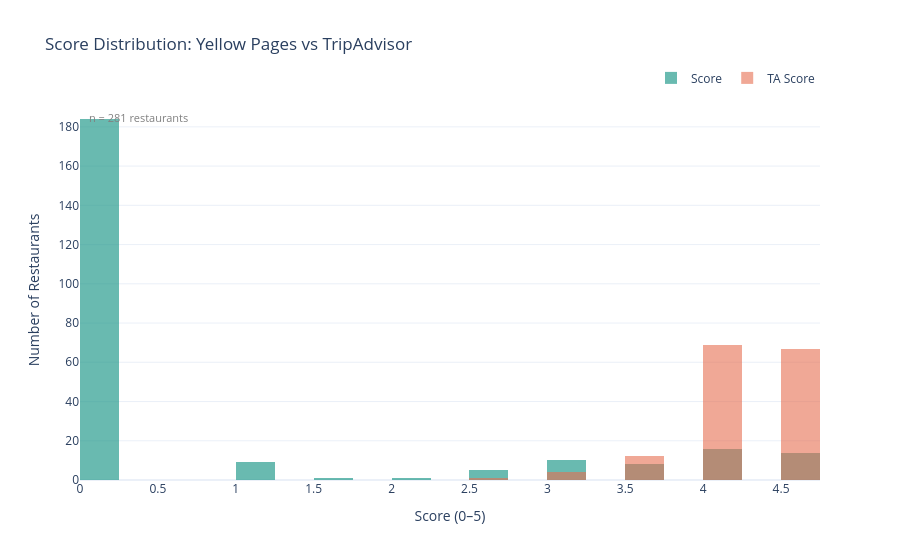

Notebook code for this chart:
### Markdown cell above
### 4.2 Score Distribution: Google vs TripAdvisor

Overlaid histograms show how scores are distributed across both platforms. Divergence between the two distributions indicates systematic scoring differences between Google and TripAdvisor reviewers.

### Code cell
make_rating_hist(restaurants).show()

### Figure 1 — Plotly figure (JSON) as saved in the notebook; plotly's stock layout.template omitted (floating-point values rounded to 4 significant figures; data arrays with more than 128 entries replaced by an {"elided": "..."} marker saying what was removed)
{"data": [{"marker": {"color": "#2A9D8F"}, "name": "Score", "opacity": 0.7, "type": "histogram", "x": {"elided": "281 float values"}, "xbins": {"end": 5, "size": 0.25, "start": 0}}, {"marker": {"color": "#E76F51"}, "name": "TA Score", "opacity": 0.6, "type": "histogram", "x": {"elided": "176 float values"}, "xbins": {"end": 5, "size": 0.25, "start": 0}}], "layout": {"annotations": [{"font": {"color": "gray", "size": 11}, "showarrow": false, "text": "n = 281 restaurants", "x": 0.01, "xref": "paper", "y": 0.98, "yref": "paper"}], "barmode": "overlay", "legend": {"orientation": "h", "x": 1, "xanchor": "right", "y": 1.02, "yanchor": "bottom"}, "title": {"text": "Score Distribution: Yellow Pages vs TripAdvisor"}, "xaxis": {"title": {"text": "Score (0–5)"}}, "yaxis": {"title": {"text": "Number of Restaurants"}}}}
